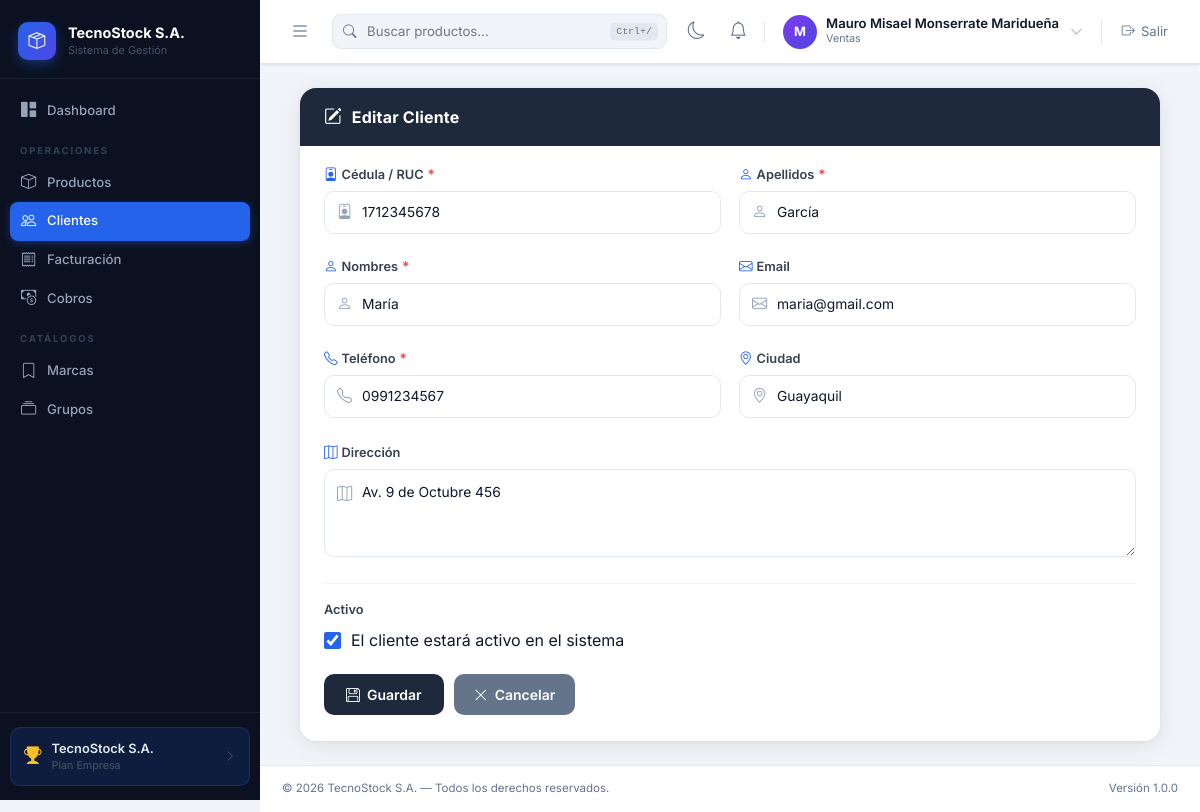
Page /customers/4/edit/ (signed in) on the earlier database version.
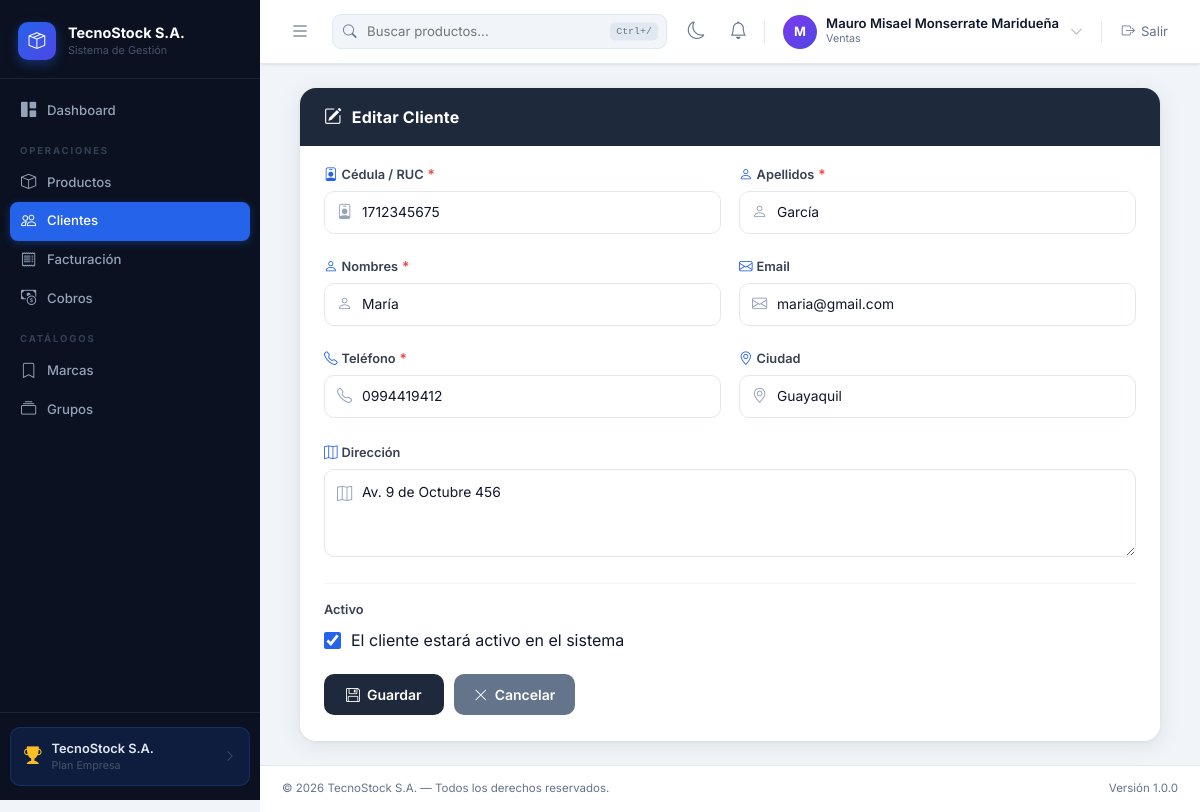
Same page on the later database version.
### billing/models.py (models this page shows, shortened)
class Customer(models.Model):
    CONSUMIDOR_FINAL_DNI = '9999999999999'
    NEW_CUSTOMER_CREDIT_LIMIT = Decimal('400.00')
    GOOD_HISTORY_CREDIT_LIMIT = Decimal('2000.00')
    dni = models.CharField(max_length=13, unique=True, verbose_name='Cédula/RUC', validators=[validate_cedula_ec])
    first_name = models.CharField(max_length=100, verbose_name='Nombres')
    last_name = models.CharField(max_length=100, verbose_name='Apellidos')
    email = models.EmailField(blank=True, verbose_name='Email')
    phone = models.CharField(max_length=20, blank=True, verbose_name='Teléfono')
    city = models.CharField(max_length=100, blank=True, verbose_name='Ciudad')
    address = models.TextField(blank=True, verbose_name='Dirección')
    is_generic = models.BooleanField(default=False, verbose_name='Consumidor Final Genérico')
    is_active = models.BooleanField(default=True, verbose_name='Activo')
    created_at = models.DateTimeField(auto_now_add=True, null=True, verbose_name='Registrado')
    class Meta:
        verbose_name = 'Cliente'
        verbose_name_plural = 'Clientes'
        ordering = ['last_name', 'first_name']

### billing/views.py (the view, shortened to what this page needs)
# urls.py: path('customers/<int:pk>/edit/', views.CustomerUpdateView.as_view(), name='customer_update'),
class CustomerUpdateView(PermissionMixin, UpdateView):
    model = Customer
    fields = ('dni', 'first_name', 'last_name', 'email', 'phone', 'city', 'address', 'is_active')
    template_name = 'billing/customer_form.html'
    success_url = reverse_lazy('billing:customer_list')
    permission_required = 'billing.change_customer'

### cobros/context_processors.py (called while the page is built)
def notifications(request):
    if not request.user.is_authenticated or not request.user.has_perm('cobros.view_cobrofactura'):
        return {}
    qs = Notification.objects.select_related('factura')
    return {
        'nav_notifications': qs[:8],
        'nav_notifications_unread': qs.filter(leida=False).count(),
    }

### billing/templates/billing/customer_form.html (shortened to what the changed rows need)
{% extends 'base.html' %}
{% block content %}
<div class="cf-wrap">
<div class="cf-card">
    <div class="cf-body">
        <form method="post" id="cfForm" novalidate autocomplete="off">
            <div class="cf-grid">
                <div class="cf-field">
                    <div class="cf-input-wrap">
                        <input type="text" name="dni" id="id_dni"
                               value="{{ form.dni.value|default:'' }}"
                               placeholder="Ej: 1712345678"
                               maxlength="13"
                               inputmode="numeric"
                               class="cf-input {% if form.dni.errors %}is-err{% endif %}"
                               autocomplete="off">
                    </div>
                </div>
                <div class="cf-field">
                    <div class="cf-input-wrap">
                        <input type="text" name="last_name" id="id_last_name"
                               value="{{ form.last_name.value|default:'' }}"
                               placeholder="Apellidos del cliente"
                               class="cf-input {% if form.last_name.errors %}is-err{% endif %}">
                    </div>
                </div>
                <div class="cf-field">
                    <div class="cf-input-wrap">
                        <input type="text" name="first_name" id="id_first_name"
                               value="{{ form.first_name.value|default:'' }}"
                               placeholder="Nombres del cliente"
                               class="cf-input {% if form.first_name.errors %}is-err{% endif %}">
                    </div>
                </div>
                <div class="cf-field">
                    <div class="cf-input-wrap">
                        <input type="email" name="email" id="id_email"
                               value="{{ form.email.value|default:'' }}"
                               placeholder="correo@ejemplo.com"
                               class="cf-input {% if form.email.errors %}is-err{% endif %}">
                    </div>
                </div>
                <div class="cf-field">
                    <div class="cf-input-wrap">
                        <input type="text" name="phone" id="id_phone"
                               value="{{ form.phone.value|default:'' }}"
                               placeholder="Ej: 0987654321"
                               maxlength="15"
                               inputmode="numeric"
                               class="cf-input {% if form.phone.errors %}is-err{% endif %}"
                               autocomplete="off">
                    </div>
                </div>
                <div class="cf-field">
                    <div class="cf-input-wrap">
                        <input type="text" name="city" id="id_city"
                               value="{{ form.city.value|default:'' }}"
                               placeholder="Ej: Quito"
                               class="cf-input {% if form.city.errors %}is-err{% endif %}">
                    </div>
                </div>
            </div>
            <div class="cf-field" style="margin-bottom:20px">
                <div class="cf-input-wrap">
                    <textarea name="address" id="id_address"
                              placeholder="Dirección del cliente..."
                              class="cf-input cf-textarea {% if form.address.errors %}is-err{% endif %}">{{ form.address.value|default:'' }}</textarea>
                </div>
            </div>
        </form>
    </div>
</div>
</div>
{% endblock %}

Differences in the rows shown:
changed Customer "García": dni "1712345678" → "1712345675"; phone "0991234567" → "0994419412"
